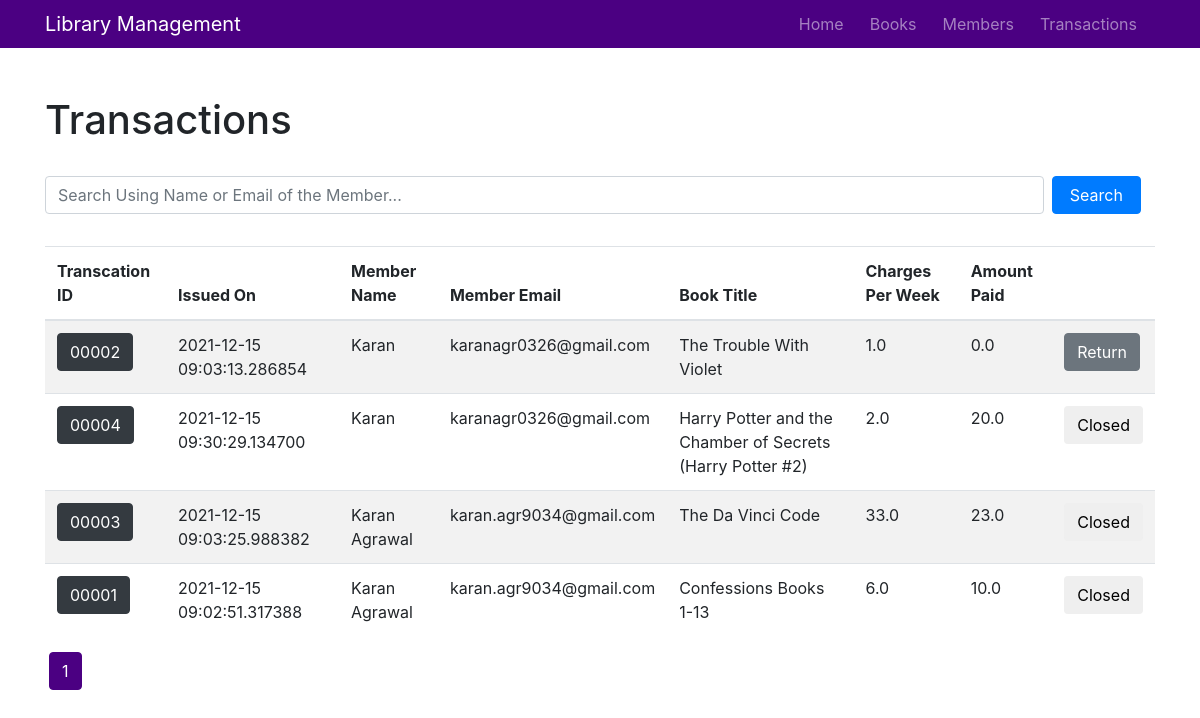
Page /transactions on the committed database.
### library_management/models.py (models this page shows, shortened)
class Transaction(db.Model):
    __tablename__='transaction'
    transaction_id = db.Column(db.Integer, primary_key=True)
    member_id = db.Column(db.Integer, db.ForeignKey('member.member_id'), nullable=False)
    book_id = db.Column(db.Integer, db.ForeignKey('book.book_id'), nullable=False)
    issued_on = db.Column(db.DateTime, nullable=False, default=datetime.utcnow)
    dues_per_week = db.Column(db.Integer, nullable=False, default=0)
    amount_paid = db.Column(db.Integer, nullable=False, default=0)
    closed = db.Column(db.Boolean, nullable=False, default=False)

class Member(db.Model):
    __tablename__ = 'member'
    member_id = db.Column(db.Integer, primary_key=True)
    name = db.Column(db.String(50), nullable=False)
    email = db.Column(db.String(150), nullable=False, unique=True)
    transactions = db.relationship('Transaction', backref='member', lazy=True)

class Book(db.Model):
    __tablename__ = 'book'
    book_id = db.Column(db.Integer, primary_key=True)
    title = db.Column(db.String(150), nullable=False)
    authors = db.Column(db.String(100), nullable=False)
    rating = db.Column(db.String(4), nullable=False)
    isbn = db.Column(db.String(150), nullable=False)
    publisher = db.Column(db.String(150), nullable=False)
    quantity = db.Column(db.Integer, nullable=False)
    rented = db.Column(db.Integer, nullable=False, default=0)
    transactions = db.relationship('Transaction', backref='book', lazy=True)

### library_management/transactions/routes.py (the view)
@transactions.route('/transactions')
def all_transactions():
    page = request.args.get('page', 1, type=int)
    transactions = Transaction.query.order_by(Transaction.closed, Transaction.issued_on.desc()).paginate(page=page, per_page=20)
    return render_template("transactions.html", title="Transactions", transactions=transactions, data=transactions.items)

### library_management/templates/transactions.html
{% extends "layout.html" %}
{% block content %}
    <br>
    <h1>Transactions</h1>
    <br>
    <form class="form-inline" action="/transactions/search" method="GET">
        <input name="search" type="text" class="form-control mb-2 mr-sm-2 search" placeholder="Search Using Name or Email of the Member...">
        <button type="submit" class="btn btn-primary mb-2 search">Search</button>
    </form>
    <br>
    {% if data %}
        <table class="table table-hover table-striped">
            <thead>
                <tr>
                    <th>Transcation ID</th>
                    <th>Issued On</th>
                    <th>Member Name</th>
                    <th>Member Email</th>
                    <th>Book Title</th>
                    <th>Charges Per Week</th>
                    <th>Amount Paid</th>
                    <th></th>
                </tr>
            </thead>
            <tbody>
                {% for transaction in data %}
                    {% if not transaction.closed %}
                    <tr>
                        <td><span class="btn btn-dark pull-right">{{"{:05d}".format(transaction.transaction_id)}}</span></td>
                        <td>{{transaction.issued_on}}</td>
                        <td>{{transaction.member.name}}</td>
                        <td>{{transaction.member.email}}</td>
                        <td>{{transaction.book.title}}</td>
                        <td>{{"{:.1f}".format(transaction.dues_per_week)}}</td>
                        <td>{{"{:.1f}".format(transaction.amount_paid)}}</td>
                        <td>
                            <button class="btn btn-secondary" onclick="return window.location = '/transactions/close/{{transaction.transaction_id}}';">Return</button>
                        </td>
                    </tr>
                    {% else %}
                    <tr>
                        <td><span class="btn btn-dark pull-right">{{"{:05d}".format(transaction.transaction_id)}}</span></td>
                        <td>{{transaction.issued_on}}</td>
                        <td>{{transaction.member.name}}</td>
                        <td>{{transaction.member.email}}</td>
                        <td>{{transaction.book.title}}</td>
                        <td>{{"{:.1f}".format(transaction.dues_per_week)}}</td>
                        <td>{{"{:.1f}".format(transaction.amount_paid)}}</td>
                        <td>
                            <button class="btn btn-disabled">Closed</button>
                        </td>
                    </tr>
                    {% endif %}
                {% endfor %}
            </tbody>
        </table>
        {% if not title.startswith('Search') %}
            <div class="pagination">
                {% for page_num in transactions.iter_pages(left_edge=1, right_edge=1, left_current=2, right_current=3) %}
                    {% if page_num %}
                        {% if transactions.page==page_num %}
                            <a class="btn btn-danger mb-4" href="{{ url_for('transactions.all_transactions', page=page_num) }}">{{ page_num }}</a>
                        {% else %}
                            <a class="btn btn-outline-danger mb-4" href="{{ url_for('transactions.all_transactions', page=page_num) }}">{{ page_num }}</a>
                        {% endif %}
                    {% else %}
                        <p class="mt-3">...</p>
                    {% endif %}
                {% endfor %}
            </div>
        {% endif %}
    {% endif %}
{% endblock content %}

### library_management/static/main.css (style rules this page uses)
* { margin: 0; padding: 0; box-sizing: border-box; }
.pagination a { border-color: indigo; margin-right: 4px; margin-left: 4px; color: indigo; }
.pagination a.btn-danger { color: white; background-color: indigo; }
input.search { width: 90% !important; }
button.search { width: 8%; }

### rows in the picture
Transaction: transaction_id "00002", dues_per_week "1.0", amount_paid "0.0"
Transaction: transaction_id "00004", dues_per_week "2.0", amount_paid "20.0"
Transaction: transaction_id "00003", dues_per_week "33.0", amount_paid "23.0"
Transaction: transaction_id "00001", dues_per_week "6.0", amount_paid "10.0"

### other values in the picture
{{ page_num }} "1"
